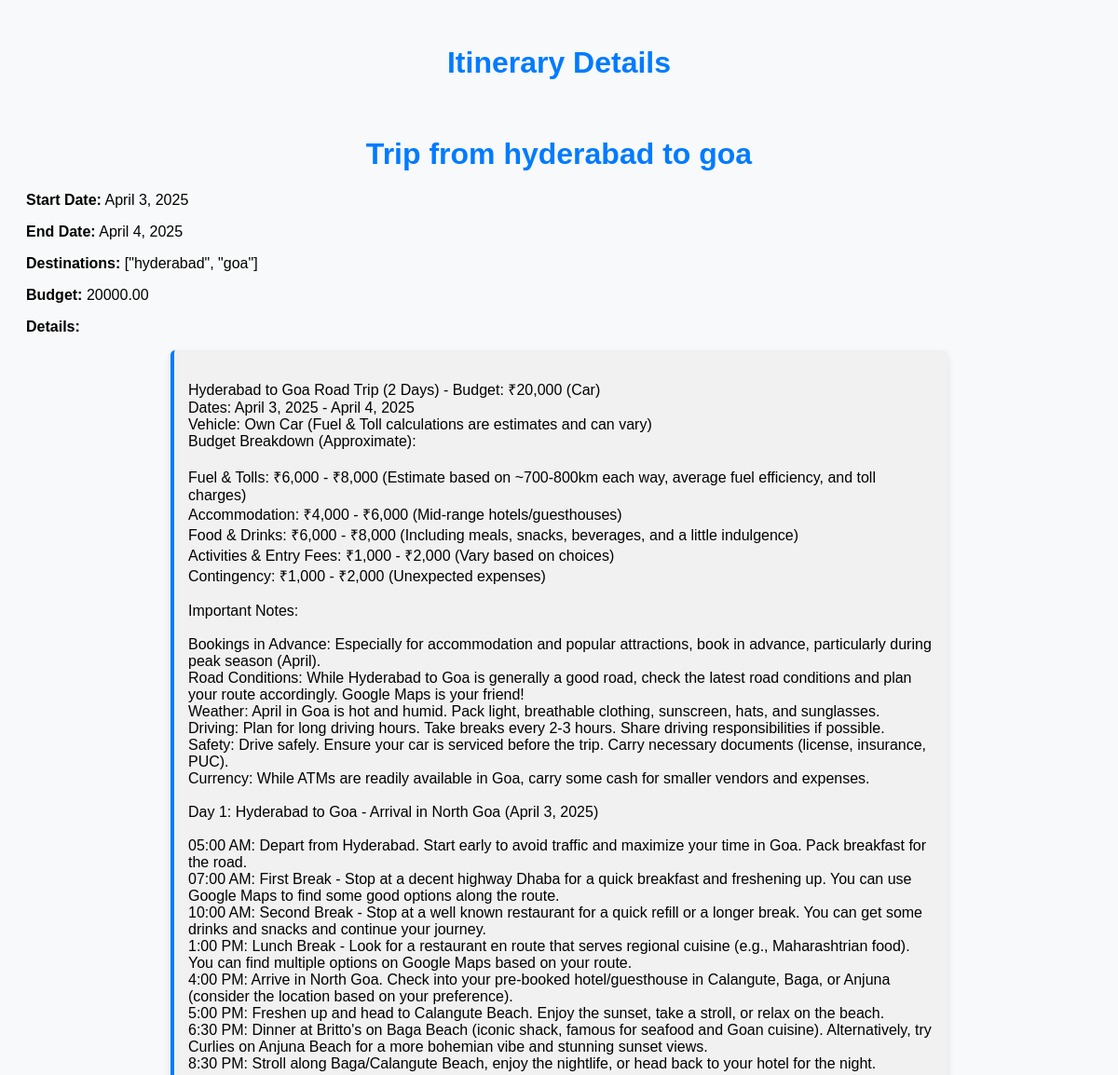
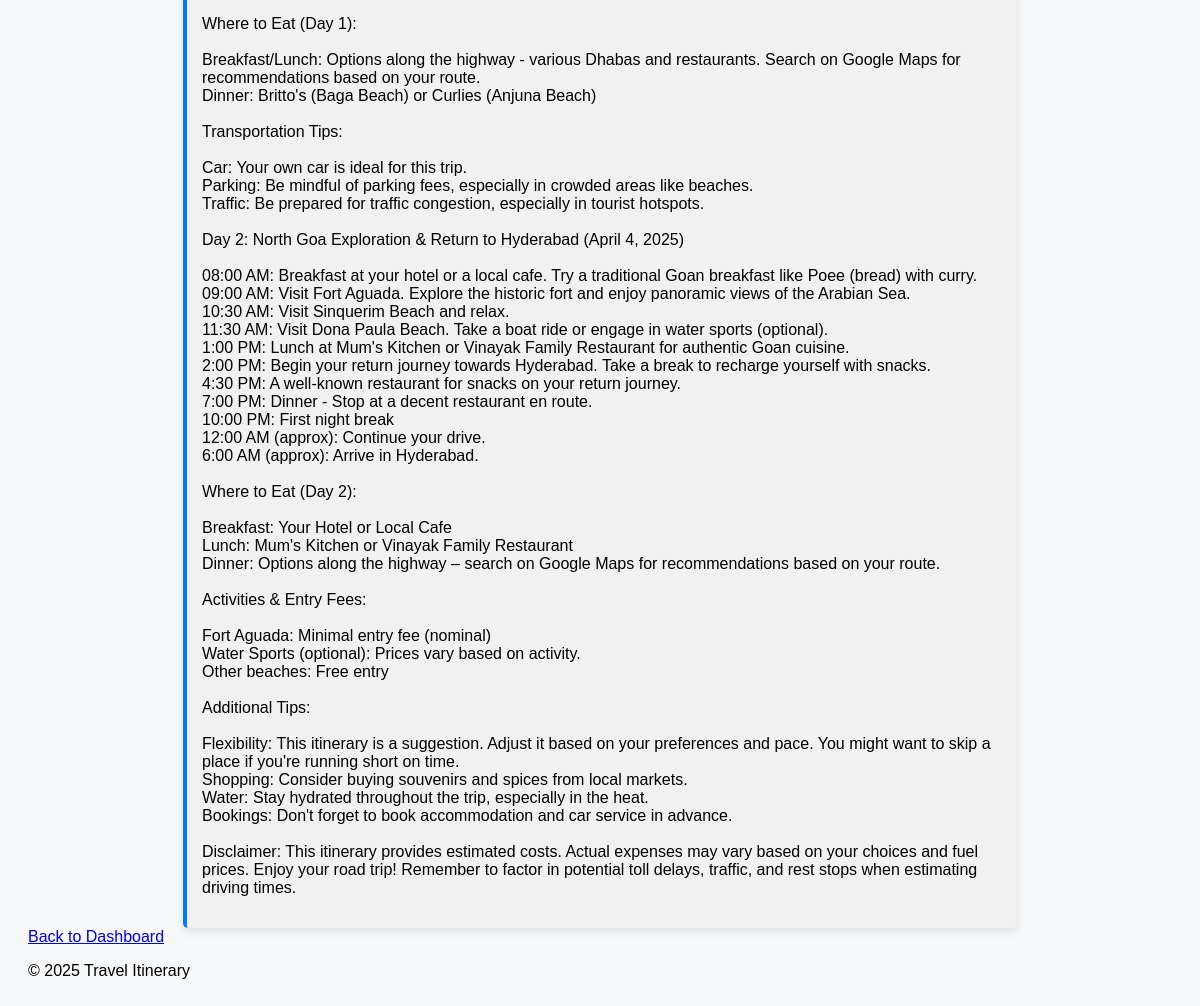
/itinerary/49/, run on the app's committed database (2 pictures, top to bottom).
### itineraries/models.py (models this page shows, shortened)
class Itinerary(models.Model):
    TRAVEL_MODE_CHOICES = [
        ("car", "Car"),
        ("bus", "Bus"),
        ("train", "Train"),
        ("flight", "Flight"),
    ]
    user = models.ForeignKey(User, on_delete=models.CASCADE, related_name='itineraries')
    title = models.CharField(max_length=100)
    start_date = models.DateField()
    end_date = models.DateField()
    travel_mode = models.CharField(
        max_length=10,
        choices=TRAVEL_MODE_CHOICES,
        default="car"
    )
    budget = models.DecimalField(max_digits=10, decimal_places=2, null=True, blank=True)
    destinations = models.TextField()  # Simplified: store as JSON string
    content = models.TextField()       #  AI-generated itinerary text
    created_at = models.DateTimeField(auto_now_add=True)

### itineraries/views.py (the view)
# urls.py: path('itinerary/<int:itinerary_id>/', views.itinerary_detail, name='itinerary_detail'),
def itinerary_detail(request, itinerary_id):
    itinerary = get_object_or_404(Itinerary, id=itinerary_id)
    return render(request, 'itinerary_detail.html', {'itinerary': itinerary})

### itineraries/templates/itinerary_detail.html (shortened to what this page needs)
{% load static %}
<!DOCTYPE html>
<html lang="en">
<head>
    <link rel="stylesheet" href="{% static 'display.css' %}">
</head>
<body>
    <header>
        <h1>Itinerary Details</h1>
        <br>
    </header>
    <main>
        <h1>{{ itinerary.title }}</h1>
        <p><strong>Start Date:</strong> {{ itinerary.start_date }}</p>
        <p><strong>End Date:</strong> {{ itinerary.end_date }}</p>
        <p><strong>Destinations:</strong> {{ itinerary.destinations }}</p>
        <p><strong>Budget:</strong> {{ itinerary.budget }}</p>
        <p><strong>Details:</strong></p>
        <div class="itinerary-box container">
            <p>{{ itinerary.content|linebreaksbr }}</p>
        </div>
        <a href="{% url 'dashboard' %}">Back to Dashboard</a>
    </main>
    <footer>
        <p>&copy; 2025 Travel Itinerary</p>
    </footer>
</body>
</html>

### static/display.css (style rules this page uses)
body { font-family: Arial, sans-serif; background: #f8f9fa; padding: 20px; }
.container { max-width: 800px; margin: auto; background: white; padding: 20px; box-shadow: 0px 4px 8px rgba(0, 0, 0, 0.1); border-radius: 10px; }
h1 { text-align: center; color: #007bff; }
.itinerary-box { background: #f1f1f1; padding: 15px; border-left: 4px solid #007bff; margin-top: 10px; border-radius: 5px; }

### data on the page
Itinerary: title "Trip from hyderabad to goa", start_date "April 3, 2025", end_date "April 4, 2025", destinations "[\"hyderabad\", \"goa\"]", budget "20000.00", content "Hyderabad to Goa Road Trip (2 Days) - Budget: ₹20,000 (Car) Dates: April 3, 2025 - April 4, 2025 Vehicle: Own Car (Fuel & Toll calculations are estimates and can vary) Budget Breakdown (Approximate): Fuel & Tolls: ₹6,000 - ₹8,000 (Estimate based on ~700-800km each way, average fuel efficiency, and toll charges) Accommodation: ₹4,000 - ₹6,000 (Mid-range hotels/guesthouses) Food & Drinks: ₹6,000 - ₹8,000 (Including meals, snacks, beverages, and a little indulgence) Activities & Entry Fees: ₹1,000 - ₹2,000 (Vary based on choices) Contingency: ₹1,000 - ₹2,000 (Unexpected expenses) Important Notes: Bookings in Advance: Especially for accommodation and popular attractions, book in advance,…"
